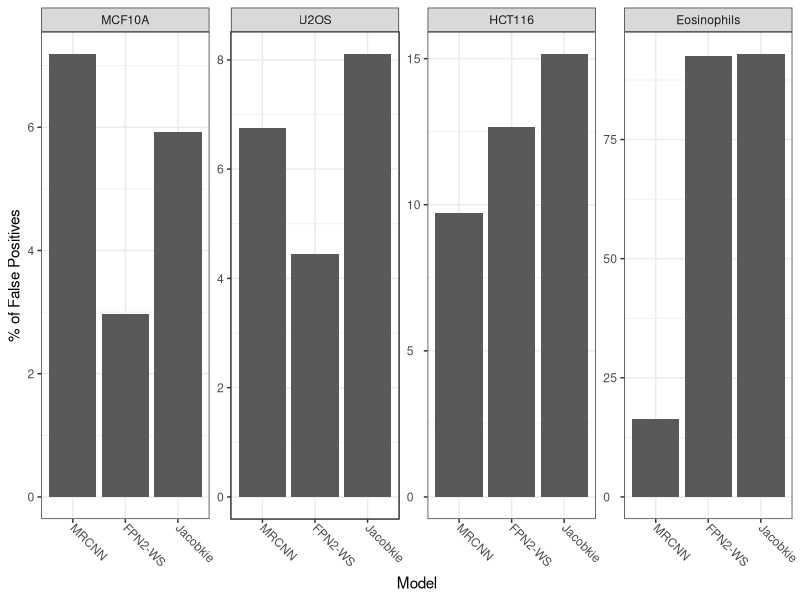
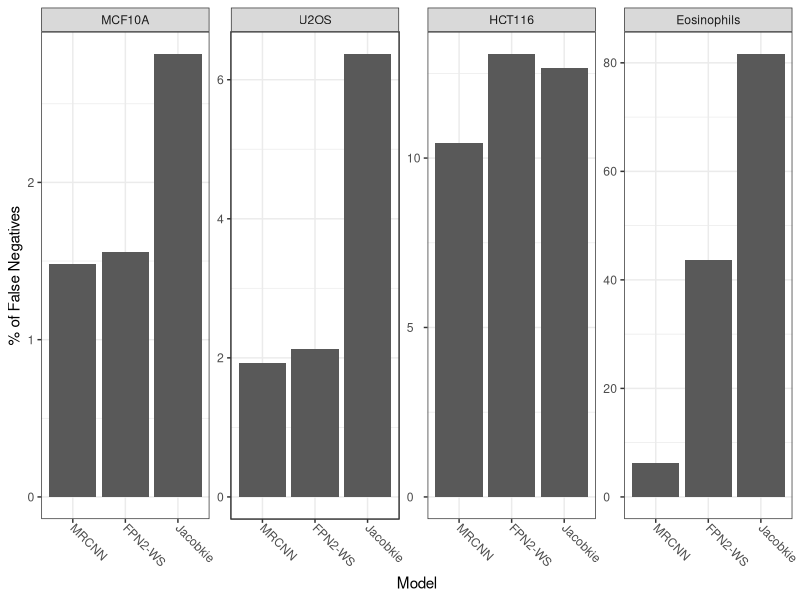
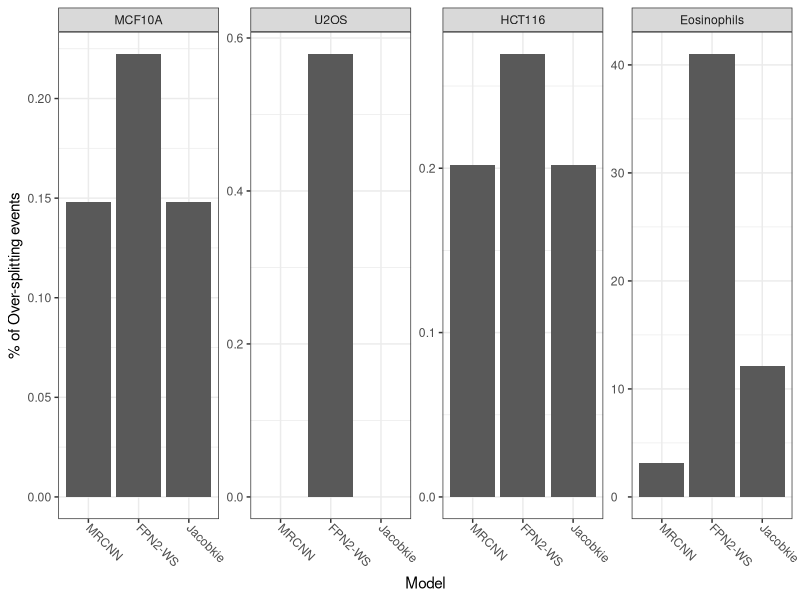
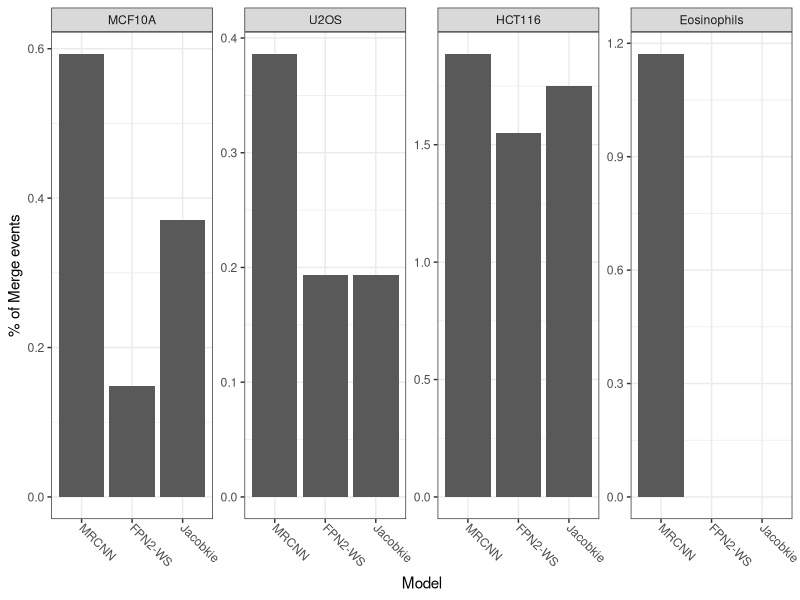

The R script that drew these images, in order:
## ---- chunk 1
library(tidyverse)
library(readr)
library(ggthemes)
## ---- chunk 2
knitr::opts_chunk$set(
    cache = FALSE,
    fig.path = "Output/",
    dev = c("png", "pdf"),
    message = FALSE,
    warning = FALSE
    )

theme_set(theme_bw())

theme_update(
  axis.text.x = element_text(
    angle = -45,
    hjust = 0,
    vjust = 0.5
  ),
  axis.text.y = element_text(hjust = 0)
)
## ---- chunk 3
errors_df <- read_csv('Output/errors_cleaned.csv')
## ---- chunk 4
calc_perc <- function(a,b){
  return(100*(a/b))
}

levs1 <- c("MCF10A", "U2OS", "HCT116", "Eosinophils")
levs2 <- c("MRCNN", "FPN2-WS", "Jacobkie", "Kaggle_5th")

errors_df <- errors_df %>%
  mutate_at(c("FP", "FN", "merges", "splits"), ~calc_perc(., total)) %>%
  mutate(cell_line = factor(cell_line, levels = levs1),
         model = factor(model, levels = levs2))
## ---- chunk 5
Fig_S3A <- ggplot(errors_df, aes(x = model, 
                                 y = FP))

Fig_S3A + geom_bar(stat = "identity") +
  facet_wrap(~ cell_line, 
             nrow = 1,
             scales = "free_y") +
  xlab("Model") +
  ylab("% of False Positives")
## ---- chunk 6
Fig_S3B <- ggplot(errors_df, aes(x = model, 
                                 y = FN))

Fig_S3B + geom_bar(stat = "identity") +
  facet_wrap(~ cell_line, 
             nrow = 1,
             scales = "free_y") +
  xlab("Model") +
  ylab("% of False Negatives")
## ---- chunk 7
Fig_S3C <- ggplot(errors_df, aes(x = model, 
                                 y = splits))

Fig_S3C + geom_bar(stat = "identity") +
  facet_wrap(~ cell_line, 
             nrow = 1,
             scales = "free_y") +
  xlab("Model") +
  ylab("% of Over-splitting events")
## ---- chunk 8
Fig_S3D <- ggplot(errors_df, aes(x = model, 
                                 y = merges))

Fig_S3D + geom_bar(stat = "identity") +
  facet_wrap(~ cell_line, 
             nrow = 1,
             scales = "free_y") +
  xlab("Model") +
  ylab("% of Merge events")
## ---- chunk 9
sessionInfo()
